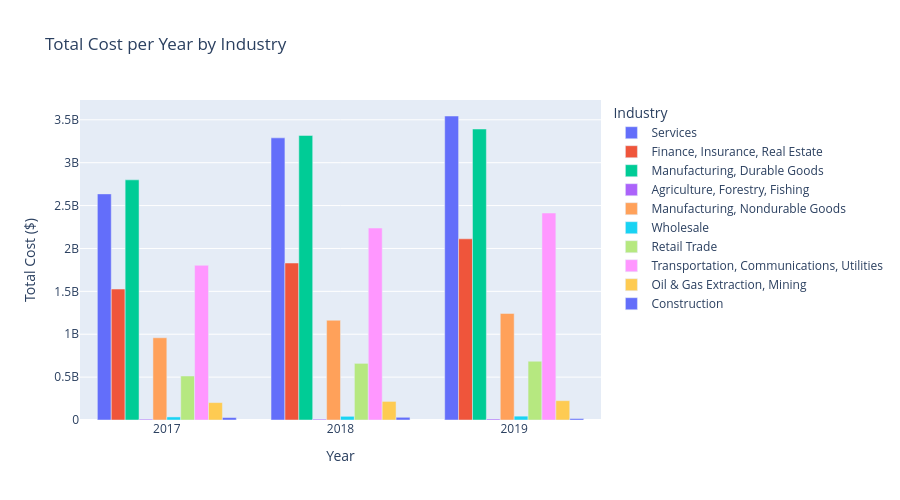

The code cell stored with this chart in its notebook:
### Code cell
from pyspark.sql import functions as F

# Step 1: Total cost per enrollee per year from claims
df_cost = (
    df_claims
    .groupBy("YEAR", "ENROLID")
    .agg(F.sum("NETPAY").alias("total_cost"))
    .filter("total_cost > 0")  # exclude negatives
)


# Step 2: Get REGION info per enrollee per year
df_region = df_enrollment.select("YEAR", "ENROLID", "INDSTRY").distinct()

# Step 3: Join and group
df_cost_region = (
    df_cost.join(df_region, on=["YEAR", "ENROLID"], how="inner")
    .groupBy("YEAR", "INDSTRY")
    .agg(F.sum("total_cost").alias("industry_total_cost"))
)

# Convert to pandas for plotting
df_cost_region_pd = df_cost_region.toPandas()
import plotly.express as px


df_cost_region_pd["INDSTRY_LABEL"] = df_cost_region_pd["INDSTRY"].astype(str).map(industry_labels)

# Plot
fig = px.bar(
    df_cost_region_pd,
    x="YEAR",
    y="industry_total_cost",
    color="INDSTRY_LABEL",
    barmode="group",
    title="Total Cost per Year by Industry",
    labels={"industry_total_cost": "Total Cost ($)", "YEAR": "Year", "INDSTRYLABEL": "Industry"},
    height=500,
    width=900
)
fig.update_layout(legend_title_text="Industry")
fig.show()

### Figure 1 — Plotly figure (JSON) as saved in the notebook; plotly's stock layout.template omitted (floating-point values rounded to 4 significant figures)
{"data": [{"alignmentgroup": "True", "hovertemplate": "INDSTRY_LABEL=Services<br>Year=%{x}<br>Total Cost ($)=%{y}<extra></extra>", "legendgroup": "Services", "marker": {"color": "#636efa", "pattern": {"shape": ""}}, "name": "Services", "offsetgroup": "Services", "orientation": "v", "showlegend": true, "textposition": "auto", "type": "bar", "x": [2019, 2018, 2017], "xaxis": "x", "y": [3544000000.0, 3290000000.0, 2636000000.0], "yaxis": "y"}, {"alignmentgroup": "True", "hovertemplate": "INDSTRY_LABEL=Finance, Insurance, Real Estate<br>Year=%{x}<br>Total Cost ($)=%{y}<extra></extra>", "legendgroup": "Finance, Insurance, Real Estate", "marker": {"color": "#EF553B", "pattern": {"shape": ""}}, "name": "Finance, Insurance, Real Estate", "offsetgroup": "Finance, Insurance, Real Estate", "orientation": "v", "showlegend": true, "textposition": "auto", "type": "bar", "x": [2017, 2018, 2019], "xaxis": "x", "y": [1527000000.0, 1830000000.0, 2112000000.0], "yaxis": "y"}, {"alignmentgroup": "True", "hovertemplate": "INDSTRY_LABEL=Manufacturing, Durable Goods<br>Year=%{x}<br>Total Cost ($)=%{y}<extra></extra>", "legendgroup": "Manufacturing, Durable Goods", "marker": {"color": "#00cc96", "pattern": {"shape": ""}}, "name": "Manufacturing, Durable Goods", "offsetgroup": "Manufacturing, Durable Goods", "orientation": "v", "showlegend": true, "textposition": "auto", "type": "bar", "x": [2017, 2019, 2018], "xaxis": "x", "y": [2800000000.0, 3393000000.0, 3318000000.0], "yaxis": "y"}, {"alignmentgroup": "True", "hovertemplate": "INDSTRY_LABEL=Agriculture, Forestry, Fishing<br>Year=%{x}<br>Total Cost ($)=%{y}<extra></extra>", "legendgroup": "Agriculture, Forestry, Fishing", "marker": {"color": "#ab63fa", "pattern": {"shape": ""}}, "name": "Agriculture, Forestry, Fishing", "offsetgroup": "Agriculture, Forestry, Fishing", "orientation": "v", "showlegend": true, "textposition": "auto", "type": "bar", "x": [2017, 2019, 2018], "xaxis": "x", "y": [9853000.0, 11770000.0, 10240000.0], "yaxis": "y"}, {"alignmentgroup": "True", "hovertemplate": "INDSTRY_LABEL=Manufacturing, Nondurable Goods<br>Year=%{x}<br>Total Cost ($)=%{y}<extra></extra>", "legendgroup": "Manufacturing, Nondurable Goods", "marker": {"color": "#FFA15A", "pattern": {"shape": ""}}, "name": "Manufacturing, Nondurable Goods", "offsetgroup": "Manufacturing, Nondurable Goods", "orientation": "v", "showlegend": true, "textposition": "auto", "type": "bar", "x": [2017, 2018, 2019], "xaxis": "x", "y": [958900000.0, 1163000000.0, 1242000000.0], "yaxis": "y"}, {"alignmentgroup": "True", "hovertemplate": "INDSTRY_LABEL=Wholesale<br>Year=%{x}<br>Total Cost ($)=%{y}<extra></extra>", "legendgroup": "Wholesale", "marker": {"color": "#19d3f3", "pattern": {"shape": ""}}, "name": "Wholesale", "offsetgroup": "Wholesale", "orientation": "v", "showlegend": true, "textposition": "auto", "type": "bar", "x": [2018, 2019, 2017], "xaxis": "x", "y": [43070000.0, 44920000.0, 35740000.0], "yaxis": "y"}, {"alignmentgroup": "True", "hovertemplate": "INDSTRY_LABEL=Retail Trade<br>Year=%{x}<br>Total Cost ($)=%{y}<extra></extra>", "legendgroup": "Retail Trade", "marker": {"color": "#B6E880", "pattern": {"shape": ""}}, "name": "Retail Trade", "offsetgroup": "Retail Trade", "orientation": "v", "showlegend": true, "textposition": "auto", "type": "bar", "x": [2017, 2018, 2019], "xaxis": "x", "y": [513200000.0, 660200000.0, 685100000.0], "yaxis": "y"}, {"alignmentgroup": "True", "hovertemplate": "INDSTRY_LABEL=Transportation, Communications, Utilities<br>Year=%{x}<br>Total Cost ($)=%{y}<extra></extra>", "legendgroup": "Transportation, Communications, Utilities", "marker": {"color": "#FF97FF", "pattern": {"shape": ""}}, "name": "Transportation, Communications, Utilities", "offsetgroup": "Transportation, Communications, Utilities", "orientation": "v", "showlegend": true, "textposition": "auto", "type": "bar", "x": [2017, 2018, 2019], "xaxis": "x", "y": [1804000000.0, 2238000000.0, 2413000000.0], "yaxis": "y"}, {"alignmentgroup": "True", "hovertemplate": "INDSTRY_LABEL=Oil & Gas Extraction, Mining<br>Year=%{x}<br>Total Cost ($)=%{y}<extra></extra>", "legendgroup": "Oil & Gas Extraction, Mining", "marker": {"color": "#FECB52", "pattern": {"shape": ""}}, "name": "Oil & Gas Extraction, Mining", "offsetgroup": "Oil & Gas Extraction, Mining", "orientation": "v", "showlegend": true, "textposition": "auto", "type": "bar", "x": [2017, 2019, 2018], "xaxis": "x", "y": [203100000.0, 225400000.0, 216800000.0], "yaxis": "y"}, {"alignmentgroup": "True", "hovertemplate": "INDSTRY_LABEL=Construction<br>Year=%{x}<br>Total Cost ($)=%{y}<extra></extra>", "legendgroup": "Construction", "marker": {"color": "#636efa", "pattern": {"shape": ""}}, "name": "Construction", "offsetgroup": "Construction", "orientation": "v", "showlegend": true, "textposition": "auto", "type": "bar", "x": [2018, 2019, 2017], "xaxis": "x", "y": [31600000.0, 17400000.0, 28640000.0], "yaxis": "y"}], "layout": {"barmode": "group", "height": 500, "legend": {"title": {"text": "Industry"}, "tracegroupgap": 0}, "title": {"text": "Total Cost per Year by Industry"}, "width": 900, "xaxis": {"anchor": "y", "domain": [0, 1], "title": {"text": "Year"}}, "yaxis": {"anchor": "x", "domain": [0, 1], "title": {"text": "Total Cost ($)"}}}}
